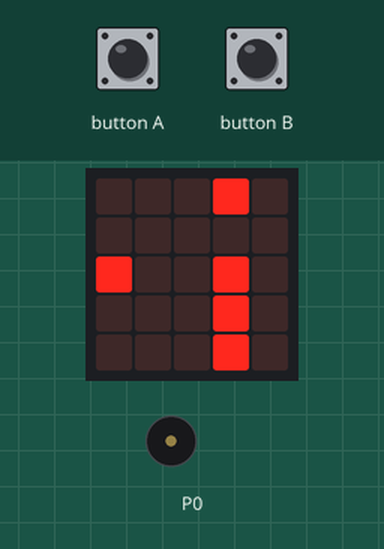
Simulated run of this program. Board: BBC micro:bit (MakeCode). Parts: the board's 5×5 LED display, buzzer (waves = sounding). The inputs (shaded band) are chosen by the test bench. Random numbers come from a fixed seed; the 48×5 strip is a reading aid, not a part: it shows the text the display is scrolling, unrolled, one strip-width of it at a time.

Above: at 0.85 s.
1.3 s: button A pressed for 0.15 s
At 1.69 s:
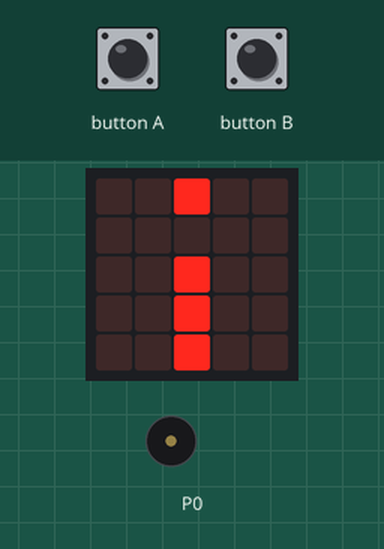
2.0 s: button B pressed for 0.15 s
At 2.6 s:
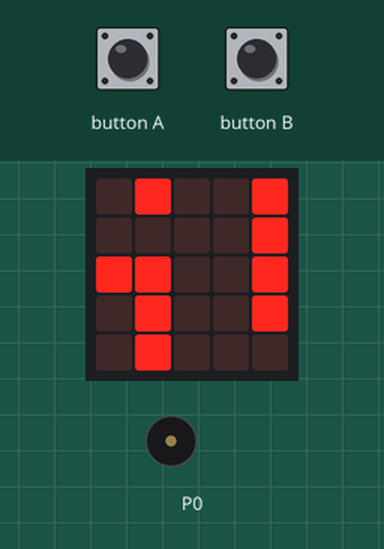
2.7 s: button A pressed for 0.15 s
At 3.16 s:
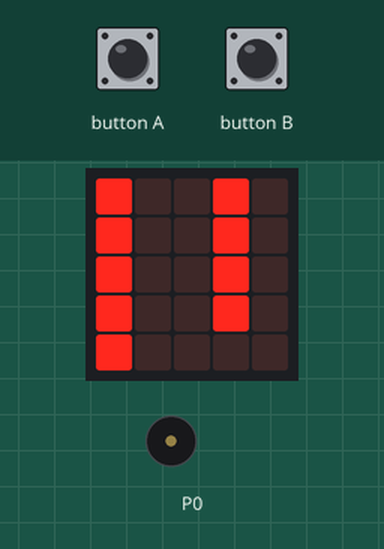
3.4 s: button B pressed for 0.15 s
At 4.06 s:
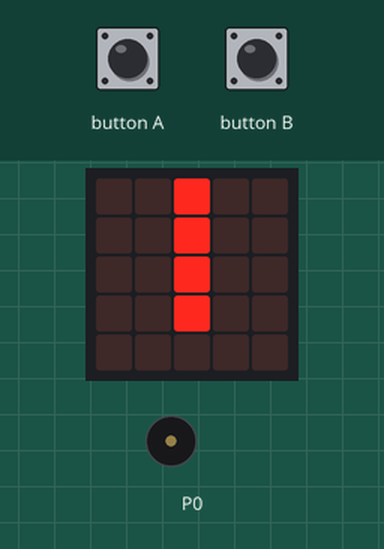
4.1 s: button A pressed for 0.15 s
At 4.67 s:
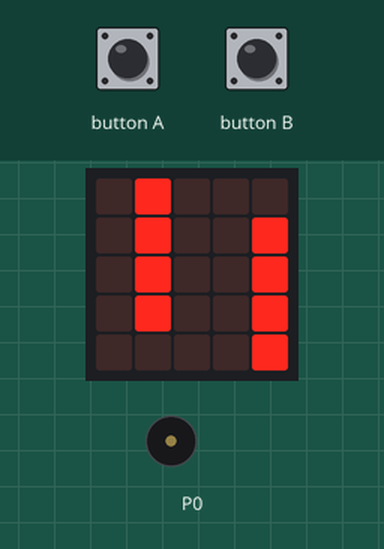
4.8 s: button B pressed for 0.15 s
At 5.04 s:
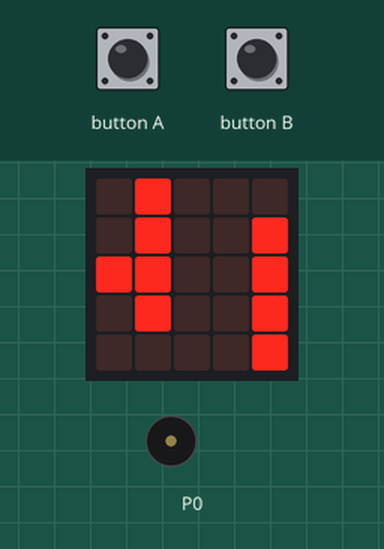
Timing chart, 0 to 8.7 s (numbered marks = the images above; inputs shaded):
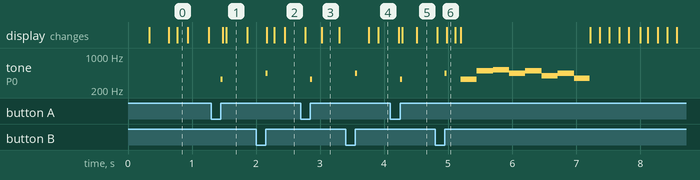

Measured:
- after the input at 1.3 s, tone on P0: silent → 330 Hz after 0.15 s, → silent 0.03 s later
- after the input at 2.0 s, tone on P0: silent → 440 Hz after 0.15 s, → silent 0.03 s later
- after the input at 3.4 s, tone on P0: silent → 440 Hz after 0.15 s, → silent 0.03 s later
- after the input at 4.1 s, tone on P0: silent → 330 Hz after 0.15 s, → silent 0.03 s later

The program:

main.ts
```typescript
input.onButtonPressed(Button.A, function () {
    Vogel.change(LedSpriteProperty.Y, -1)
    music.playTone(330, music.beat(BeatFraction.Sixteenth))
})
input.onButtonPressed(Button.B, function () {
    Vogel.change(LedSpriteProperty.Y, 1)
    music.playTone(440, music.beat(BeatFraction.Sixteenth))
})
let emptyObstacleY = 0
let ticks = 0
let Vogel: game.LedSprite = null
let Punktestand = 0
let speed = 750
let index = 0
let hindernisse: game.LedSprite[] = []
Vogel = game.createSprite(0, 2)
Vogel.set(LedSpriteProperty.Blink, 300)
basic.forever(function () {
    while (hindernisse.length > 0 && hindernisse[0].get(LedSpriteProperty.X) == 0) {
        hindernisse.removeAt(0).delete()
    }
    for (let hindernis2 of hindernisse) {
        hindernis2.change(LedSpriteProperty.X, -1)
    }
    if (ticks % 3 == 0) {
        emptyObstacleY = randint(0, 4)
        for (let index2 = 0; index2 <= 4; index2++) {
            if (index2 != emptyObstacleY) {
                hindernisse.push(game.createSprite(4, index2))
            }
        }
    }
    for (let hindernis3 of hindernisse) {
        if (hindernis3.get(LedSpriteProperty.X) == Vogel.get(LedSpriteProperty.X) && hindernis3.get(LedSpriteProperty.Y) == Vogel.get(LedSpriteProperty.Y)) {
            music.playMelody("E B C5 A B G A F ", 240)
            basic.showString("Score:" + Punktestand)
            basic.pause(500)
            game.gameOver()
        }
    }
    ticks += 1
    Punktestand += 1
    basic.pause(speed)
    if (speed > 400) {
        speed = speed - 10
    }
})
```

test.ts
```typescript
// Hier kann man Tests durchführen; diese Datei wird nicht kompiliert, wenn dieses Paket als Erweiterung verwendet wird.
```
